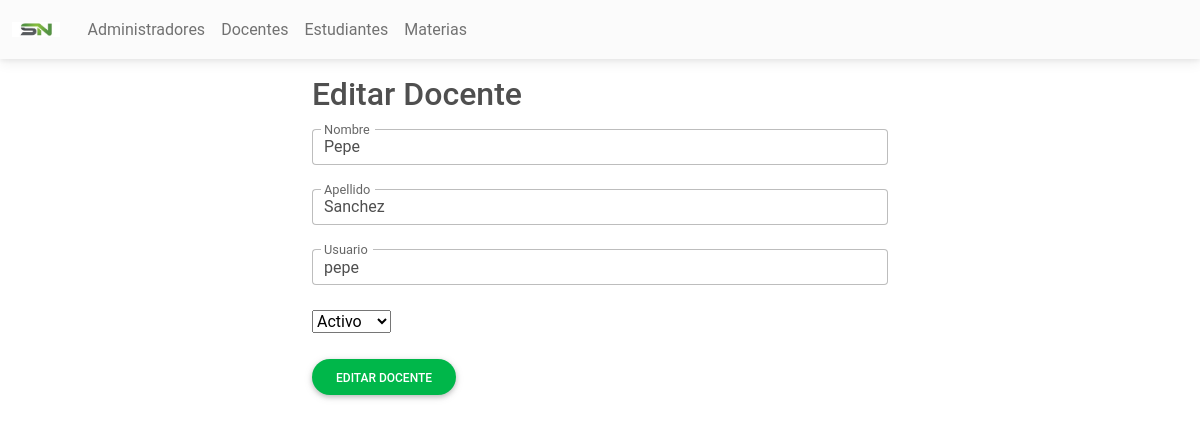
Screenshot of /Docentes/Pages/edit.php?Id=6 (signed in) with the database file from the repository.
### tables this page shows
CREATE TABLE `usuarios` (
  `ID_USUARIO` int(15) NOT NULL,
  `NOMBRE` varchar(60) NOT NULL,
  `APELLIDO` varchar(60) NOT NULL,
  `USUARIO` varchar(40) NOT NULL,
  `PASS` varchar(80) NOT NULL,
  `PERFIL` varchar(30) NOT NULL,
  `ESTADO` varchar(20) NOT NULL
);

### Conexion.php (called while the page is built, shortened)
<?php
class Conexion{
    private $drive = "mysql";
    private $host = "localhost";
    private $dbname = "notas";
    private $usuario = "root";
    private $contrasena = "";
    public function __construct()
    {
        try {
            $db = new PDO("{$this->drive}:host={$this->host};dbname={$this->dbname}", $this->usuario, $this->contrasena);
            $db->setAttribute(PDO::ATTR_ERRMODE, PDO::ERRMODE_EXCEPTION);
            return $db;
        } catch (PDOException $e) {
            echo "Ha surgido un error: Detalle: " . $e->getMessage();
        }
    }
}
?>

### Docentes/Modelo/Docentes.php (called while the page is built, shortened)
<?php
require_once("../../Conexion.php");
class Docentes extends Conexion
{
    public function __construct()
    {
        $this->db = parent::__construct();
    }
    public function getById($Id)
    {
        $rows = null;
        $statement = $this->db->prepare("SELECT * FROM usuarios WHERE PERFIL = 'Docente' AND ID_USUARIO = :Id");
        $statement->bindParam(':Id', $Id);
        $statement->execute();
        while ($result = $statement->fetch()) {
            $rows[] = $result;
        }
        return $rows;
    }
}

### Docentes/Pages/edit.php (the view, shortened to what this page needs)
<?php
require_once("../Modelo/Docentes.php");
$Id = $_GET['Id'];
$ModeloDocentes = new Docentes();
$Docentes = $ModeloDocentes->getById($Id);
?>
<!DOCTYPE html>
<html lang="en">
<head>
</head>
<body>
<?php include("../../cabecera.php"); ?>
    <div class="container mt-3 col-md-6">
        <h2 class="mb-3">Editar Docente</h2>
        <form action="../Controladores/edit.php" method="post">
            <?php
            if ($Docentes != null) {
                foreach ($Docentes as $Docente) {
            ?>
                    <div class="form-outline mb-4">
                        <input type="text" name="Nombre" id="form6Example1" class="form-control" required value="<?php echo $Docente['NOMBRE'] ?>" />
                        <label class="form-label" for="form6Example1">Nombre</label>
                    </div>
                    <div class="form-outline mb-4">
                        <input type="text" name="Apellido" id="formform6Example2" class="form-control" required value="<?php echo $Docente['APELLIDO'] ?>" />
                        <label class="form-label" for="form6Example2">Apellido</label>
                    </div>
                    <div class="form-outline mb-4">
                        <input type="text" name="Usuario" id="formform6Example3" class="form-control" required value="<?php echo $Docente['USUARIO'] ?>" />
                        <label class="form-label" for="form6Example3">Usuario</label>
                    </div>
                    <div class="mb-4">
                        <select name="Estado" class="" required>
                            <option value="<?php echo $Docente['ESTADO'] ?>"><?php echo $Docente['ESTADO'] ?></option>
                        </select>
                    </div>
            <?php
                }
            }
            ?>
            <button type="submit" class="btn btn-success btn-rounded mb-4">Editar docente</button>
        </form>
    </div>
</body>
</html>

### rows the page displays
usuarios: Nombre "Pepe", Apellido "Sanchez", Usuario "pepe", Estado "Activo"
